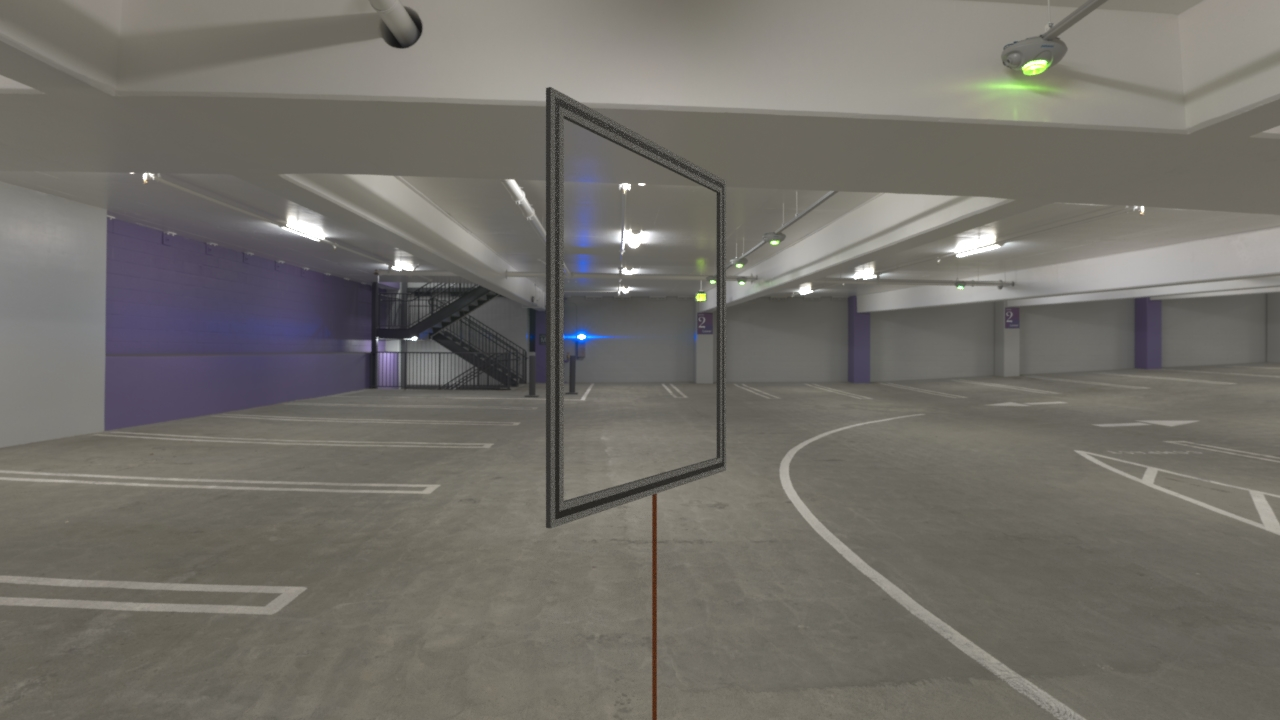
#> input picture data/cad_renders3/GateRenders_0041.jpg, 1280 x 720 px, found by its file name
$ python GeneralImage.py   (older library calls are emulated)
#> lines starting #> are read from the running program, lines starting #| are printed output that depends on the picture
import cv2
from functools import lru_cache
import matplotlib.pyplot as plt
import numpy as np
import os


class GeneralImage:
    def __init__(self, path):
        if not os.path.exists(path):
            raise FileNotFoundError("Invalid path: {}".format(path))
        self.__img = cv2.imread(path)

    @lru_cache(maxsize=None)
    def get_size(self):
        return self.__img.shape

    @lru_cache(maxsize=None)
    def rgb(self):
        return np.copy(self.__img[:, :, ::-1])

    @lru_cache(maxsize=None)
    def bgr(self):
        return np.copy(self.__img)

    @lru_cache(maxsize=None)
    def gray(self):
        return np.copy(cv2.cvtColor(self.__img, cv2.COLOR_BGR2GRAY))

    @lru_cache(maxsize=None)
    def hsv(self):
        return np.copy(cv2.cvtColor(self.__img, cv2.COLOR_BGR2HSV))

    def color_stats(self, cmap='rgb', rect=(0, 0, 100, 150)):  # TODO: Fix for gray (if needed)
        labels = {'bgr': ('blue', 'green', 'red'), 'rgb': ('red', 'green', 'blue'),
                  'gray': ('gray',), 'hsv': ('hue', 'saturation', 'v')}
        colors = {'bgr': ('b', 'g', 'r'), 'rgb': ('r', 'g', 'b'),
                  'gray': ('gray',), 'hsv': ('c', 'm', 'y')}
        x, y, w, h = rect
        img = getattr(self, cmap)()[x:x + w, y:y + h, :]
        for i in range(3):
            plt.subplot(241 + i)
            plt.imshow(img[:, :, i], cmap=cmap if 'hsv' == cmap else None)

        plt.subplot(244)
        plt.imshow(img, cmap=cmap if 'hsv' == cmap else None)
        plt.subplot(212)
        for i, label in enumerate(labels[cmap]):
            plt.hist(img[:, :, i].flatten(), bins=50, label=label, color=colors[cmap][i], histtype="step")
        plt.legend()
        plt.show()

    def show_img(self):
        cv2.imshow('image', self.__img)
        cv2.waitKey(0)
        cv2.destroyAllWindows()

    # TODO: remove later, used for get information about edges on the image
    def edge_stats(self):
        laplacian = cv2.Laplacian(self.gray(), cv2.CV_64F)
        sobelx = cv2.Sobel(self.gray(), cv2.CV_64F, 1, 0, ksize=3)
        sobely = cv2.Sobel(self.gray(), cv2.CV_64F, 0, 1, ksize=3)
        plt.subplot(2, 2, 1), plt.imshow(self.__img, cmap='gray')
        plt.title('Original'), plt.xticks([]), plt.yticks([])
        # b, a= cv2.threshold(laplacian, 30, 255, cv2.THRESH_BINARY_INV)
        # print(a, np.max(laplacian), np.max(a))
        plt.subplot(2, 2, 2), plt.imshow(laplacian, cmap='gray')
        plt.title('Laplacian'), plt.xticks([]), plt.yticks([])
        plt.subplot(2, 2, 3), plt.imshow(sobelx, cmap='gray')
        plt.title('Sobel X'), plt.xticks([]), plt.yticks([])
        plt.subplot(2, 2, 4), plt.imshow(sobely, cmap='gray')
        plt.title('Sobel Y'), plt.xticks([]), plt.yticks([])
        plt.plot()
        # cv2.Canny(self.__img,)

if __name__ == '__main__':
    path = "../data/cad_renders2/GateRenders_0041.jpg"
    gi = GeneralImage(path)
    gi.edge_stats()
    plt.show()
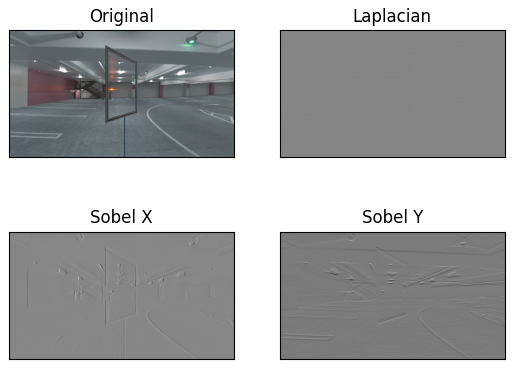
#> figure drawn by matplotlib, 4 panels; B, G, R data is drawn as R, G, B
    # [21 lines of commented-out code are left out]

$ run again, with data/cad_renders3/GateRenders_0002.jpg copied over data/cad_renders3/GateRenders_0041.jpg
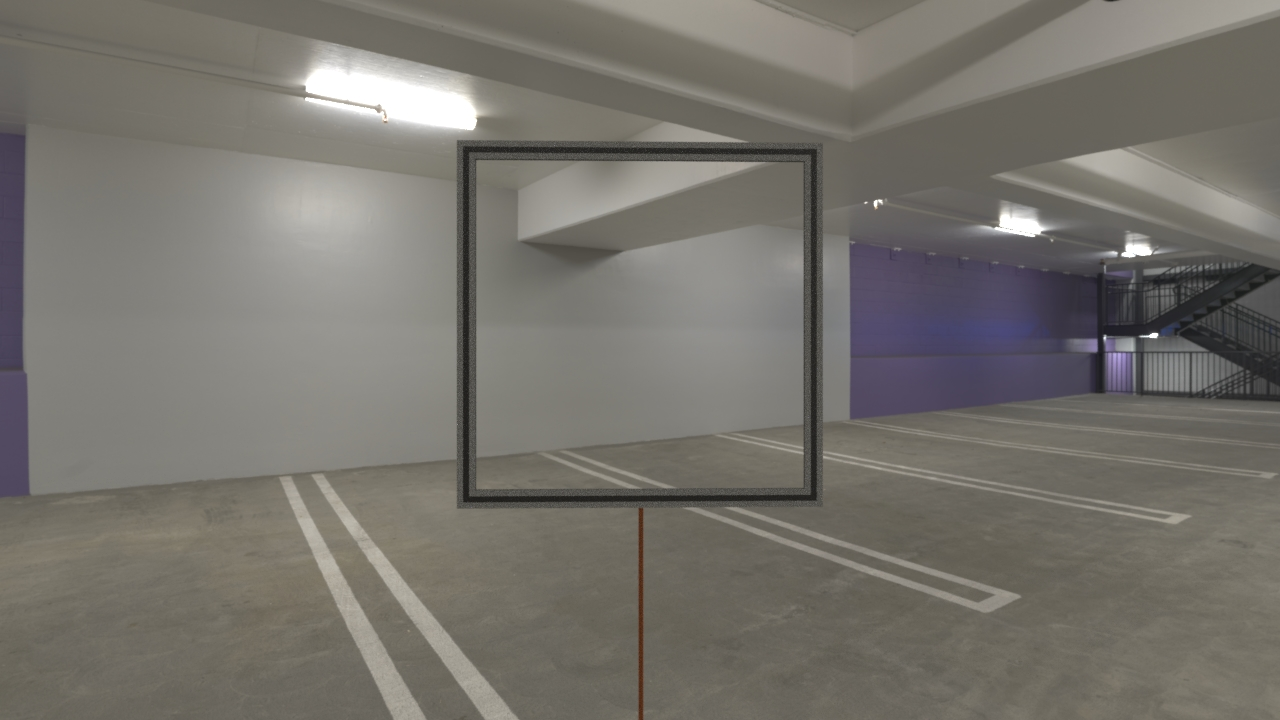
#> input picture data/cad_renders3/GateRenders_0002.jpg, 1280 x 720 px, found by its file name
#> `plt.show()`:
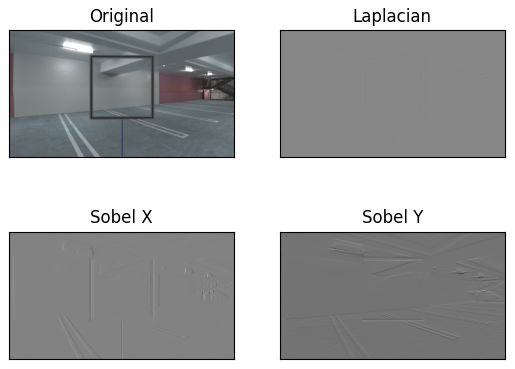
#> figure drawn by matplotlib, 4 panels; B, G, R data is drawn as R, G, B

$ run again, with data/cad_renders3/GateRenders_0004.jpg copied over data/cad_renders3/GateRenders_0041.jpg
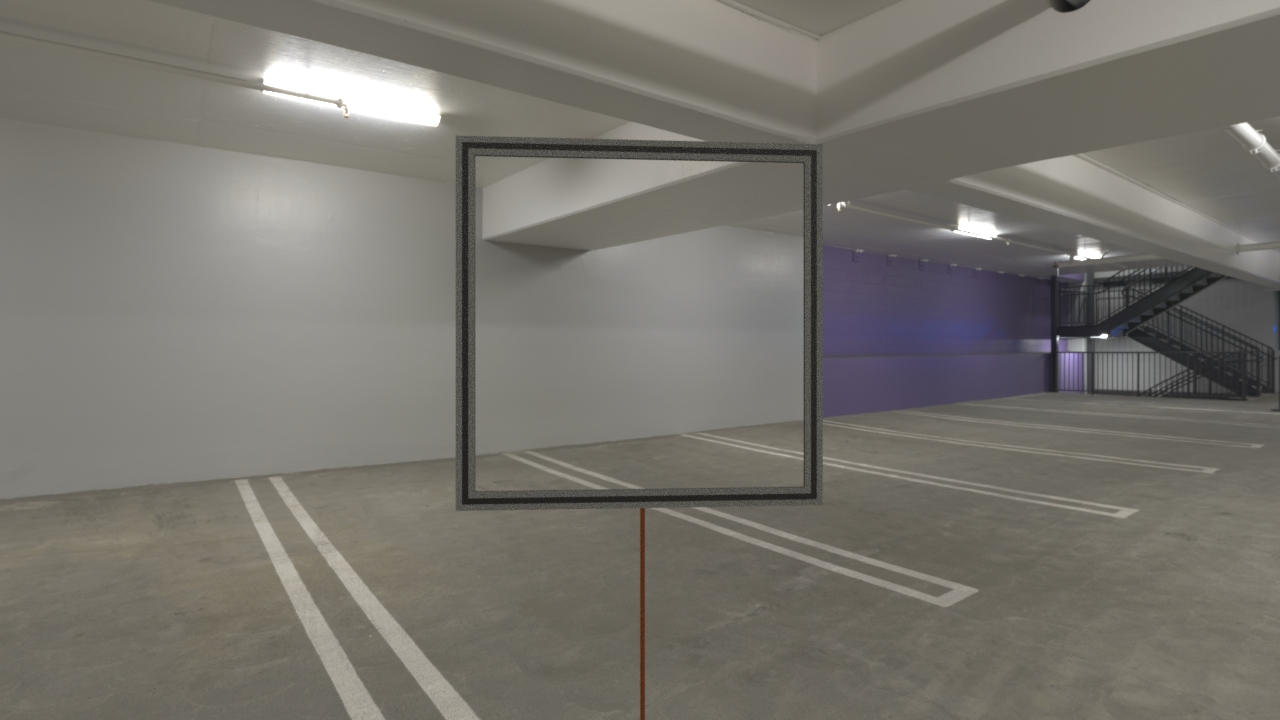
#> input picture data/cad_renders3/GateRenders_0004.jpg, 1280 x 720 px, found by its file name
#> `plt.show()`:
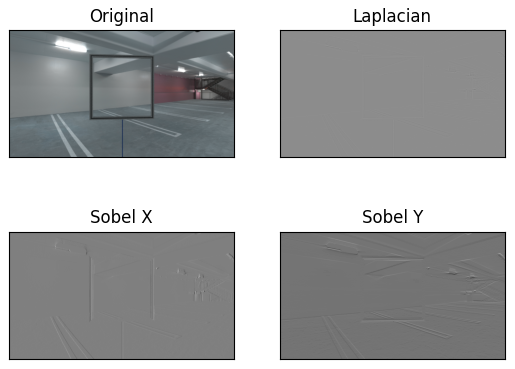
#> figure drawn by matplotlib, 4 panels; B, G, R data is drawn as R, G, B
